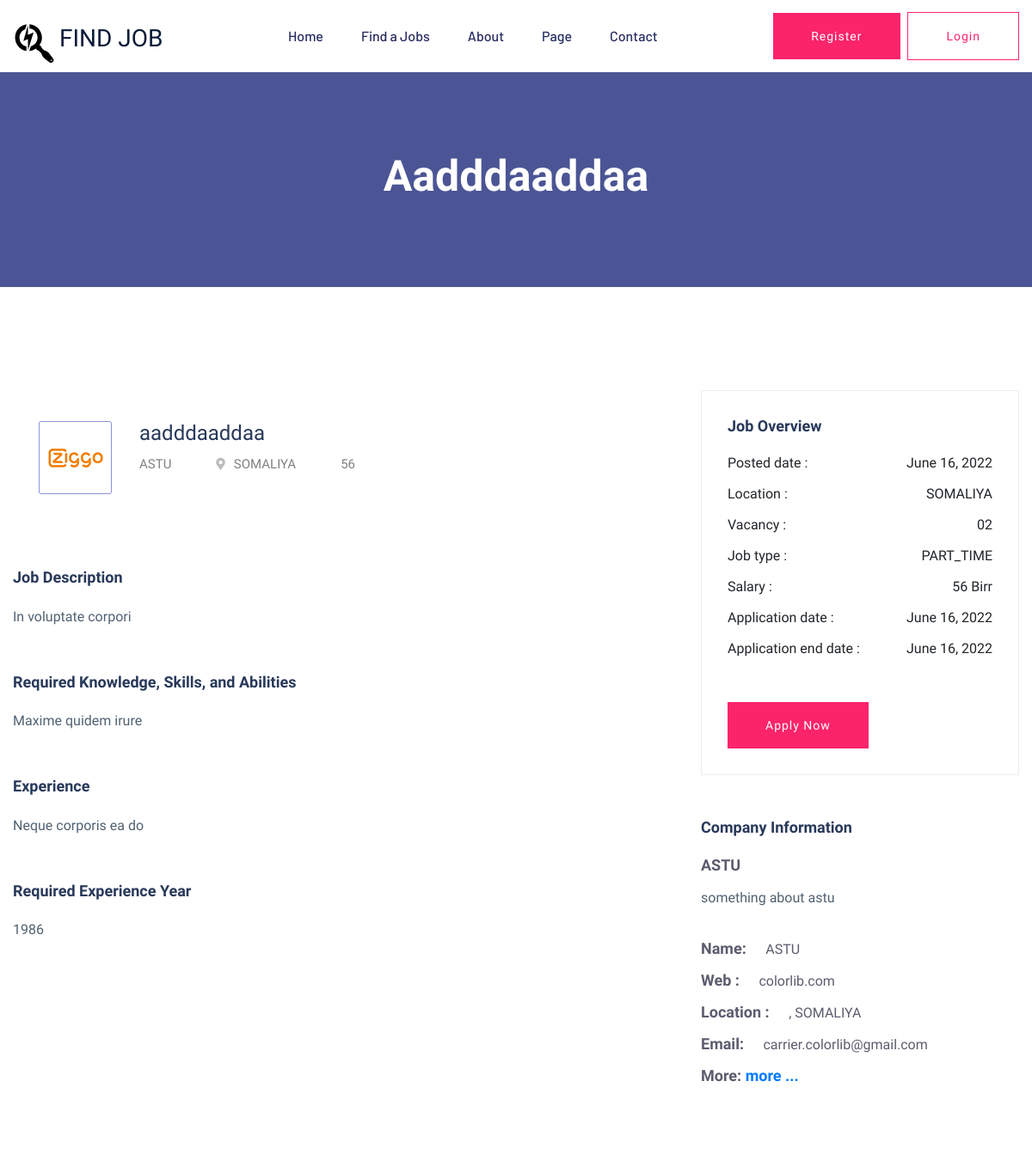
The page /job-detail/3 (upper part) on the database as committed earlier.
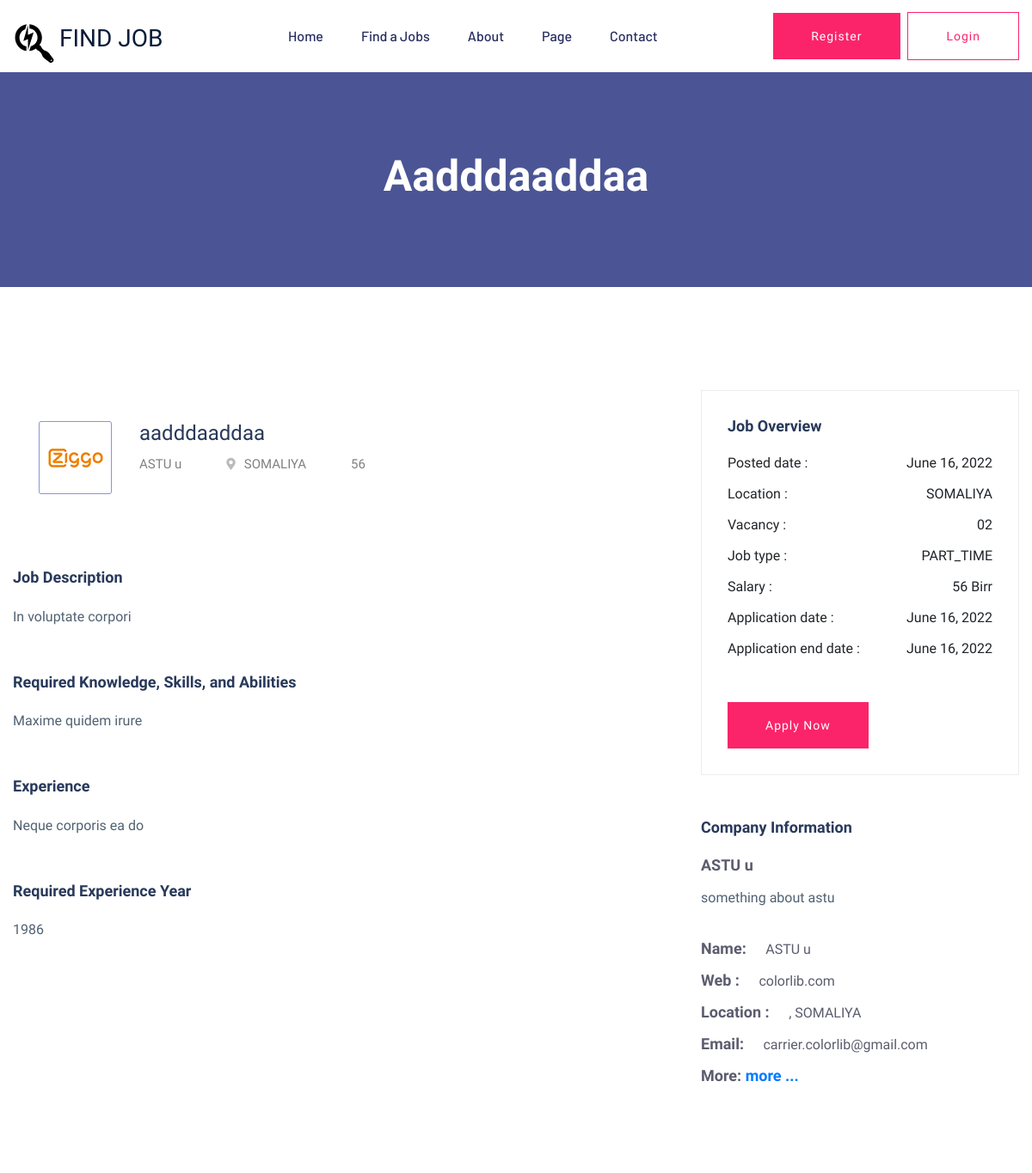
The same page on the database as committed later.
### apps/jobsearch/models.py (models this page shows, shortened)
class Job(models.Model):
    company = models.ForeignKey(Company,on_delete=models.CASCADE)
    start_date = models.DateField()
    end_date = models.DateField()
    title = models.CharField(max_length=300)
    description = models.TextField()
    category = models.CharField(max_length=40,choices=JOB_CATEGORIES)
    requirement = models.TextField(help_text='requirements for job')
    education_level = models.CharField(max_length=15,choices=EDUCATIONAL_LEVEL_CHOICES)
    experience = models.TextField(help_text='required experience for job')
    experience_year = models.IntegerField(default=0)
    salary = models.IntegerField(default=0)
    type = models.CharField(max_length=15,choices=JOB_TYPE_CHOICES)
    region = models.CharField(max_length=30,choices=REGION_CHOICES)
    vacancy = models.IntegerField(default=1)
    created_at = models.DateTimeField(auto_now_add=True)
    updated_at = models.DateTimeField(auto_now=True)

class Company(models.Model):
    employee = models.OneToOneField(User, on_delete=models.CASCADE)
    name = models.CharField(max_length=300)
    region = models.CharField(max_length=30,choices=REGION_CHOICES)
    city = models.CharField(max_length=15,choices=CITY_CHOICE)
    document = models.FileField(upload_to="company",blank=True,null=True)
    description = models.TextField()
    created_at = models.DateTimeField(auto_now_add=True)
    updated_at = models.DateTimeField(auto_now=True)
    email = models.EmailField()
    status = models.BooleanField(default=False)

### apps/jobsearch/views.py (the view, shortened to what this page needs)
# urls.py: path('job-detail',views.job_detail,name='job-detail'),
def job_detail(request, pk):
    job = Job.objects.get(pk=pk)
    context = {
        'job':job
    }
    return render(request, 'jobsearch/job_details.html',context=context)

### apps/jobsearch/templates/jobsearch/job_details.html (shortened to what this page needs)
{% extends 'base.html' %}
{%load static%}
{%block content%}
<div class="slider-area">
  <div
    class="single-slider section-overly slider-height4 d-flex align-items-center"
  >
    <div class="container">
      <div class="row">
        <div class="col-xl-12">
          <div class="hero-cap text-center">
            <h2>{{job.title}}</h2>
          </div>
        </div>
      </div>
    </div>
  </div>
</div>
<div class="job-post-company pt-120 pb-120">
  <div class="container">
    <div class="row justify-content-between">
      <div class="col-xl-7 col-lg-8">
        <div class="single-job-items mb-50">
          <div class="job-items">
            <div class="company-img company-img-details">
              <a href="#"><img src="{% static 'assets/img/icon/job-list1.png' %}" alt="" /></a>
            </div>
            <div class="job-tittle">
              <a href="#">
                <h4>{{job.title}}</h4>
              </a>
              <ul>
                <li>{{job.company.name}}</li>
                <li><i class="fas fa-map-marker-alt"></i>{{job.region}}</li>
                <li>{{job.salary}}</li>
              </ul>
            </div>
          </div>
        </div>
        <div class="job-post-details">
          <div class="post-details1 mb-50">
            <div class="small-section-tittle">
              <h4>Job Description</h4>
            </div>
            <p>
              {{job.description}}
            </p>
          </div>
          <div class="post-details2 mb-50">
            <div class="small-section-tittle">
              <h4>Required Knowledge, Skills, and Abilities</h4>
            </div>
            <p>{{job.requirement }}</p>
          </div>
          <div class="post-details2 mb-50">
            <div class="small-section-tittle">
              <h4>Experience</h4>
            </div>
              <p>{{job.experience}}
          </div>
          <div class="post-details2 mb-50">
            <div class="small-section-tittle">
              <h4>Required Experience Year</h4>
            </div>
              <p>{{job.experience_year}}
          </div>
        </div>
      </div>
      <div class="col-xl-4 col-lg-4">
        <div class="post-details3 mb-50">
          <div class="small-section-tittle">
            <h4>Job Overview</h4>
          </div>
          <ul>
            <li>Posted date : <span>{{job.created_at|date}}</span></li>
            <li>Location : <span>{{job.region}}</span></li>
            <li>Vacancy : <span>02</span></li>
            <li>Job type : <span>{{job.type}}</span></li>
            <li>Salary : <span>{{job.salary}} Birr</span></li>
            <li>Application date : <span>{{job.start_date}}</span></li>
            <li>Application end date : <span>{{job.end_date}}</span></li>
          </ul>
          <div class="apply-btn2">
            <a href="{%url 'job-apply' job.id %}" class="btn">Apply Now</a>
          </div>
        </div>
        <div class="post-details4 mb-50">
          <div class="small-section-tittle">
            <h4>Company Information
            </h4>
          </div>
          <span>{{job.company.name}}</span>
          <p>
            {{job.company.description}}
          </p>
          <ul>
            <li>Name: <span>{{job.company.name}} </span></li>
            <li>Web : <span> colorlib.com</span></li>
            <li>Location : <span> {{job.city}}, {{job.region}}</span></li>
            <li>Email: <span>carrier.colorlib@gmail.com</span></li>
            <li>More: <a href="{%url 'company-detail' job.company.pk%}" class="text-primary">more ...</a></li>
          </ul>
        </div>
      </div>
    </div>
  </div>
</div>
{%endblock content%}

Rows that differ between the two databases and show on the page:
changed Job "Aadddaaddaa": company.name "ASTU" → "ASTU u"
